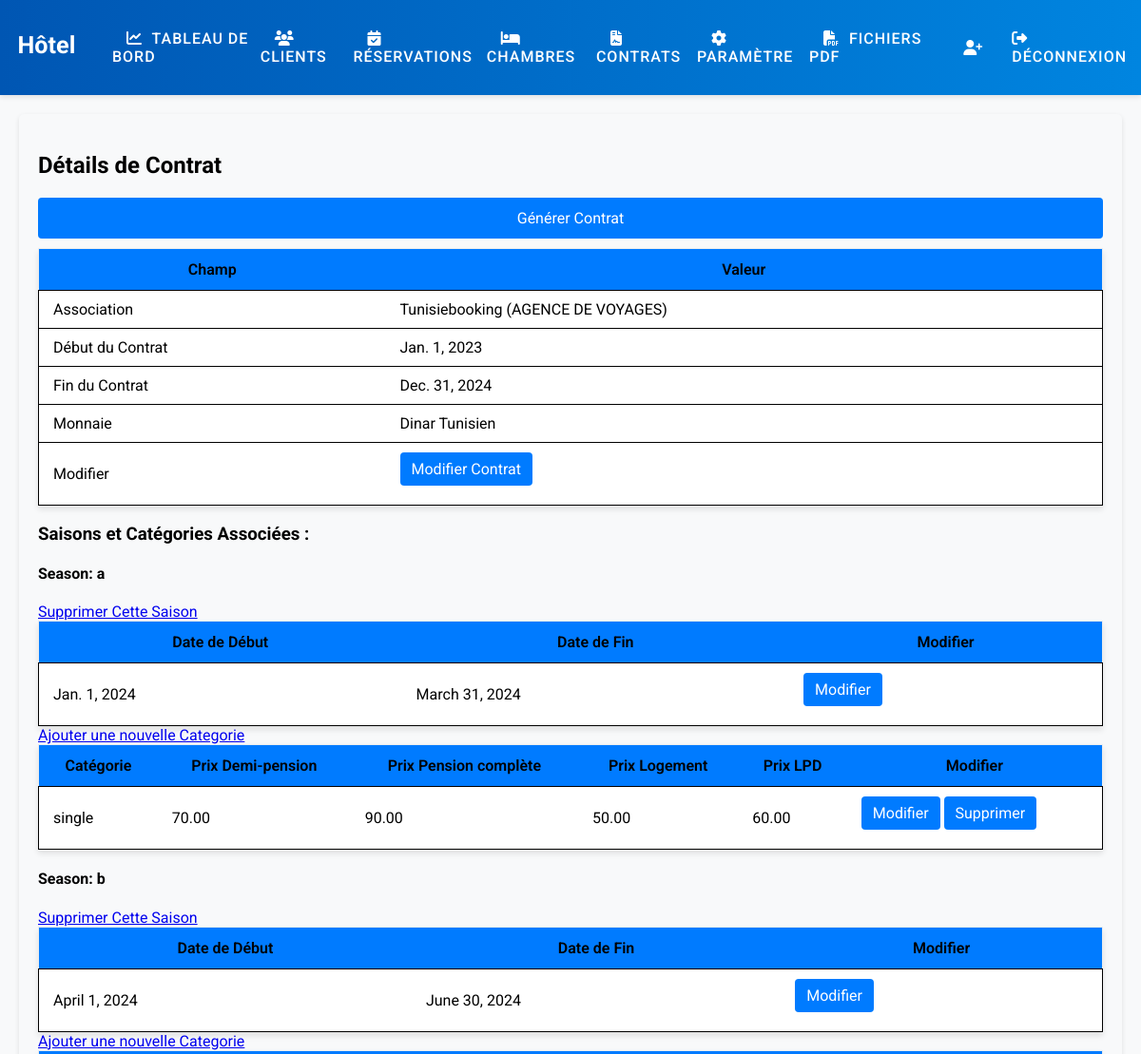
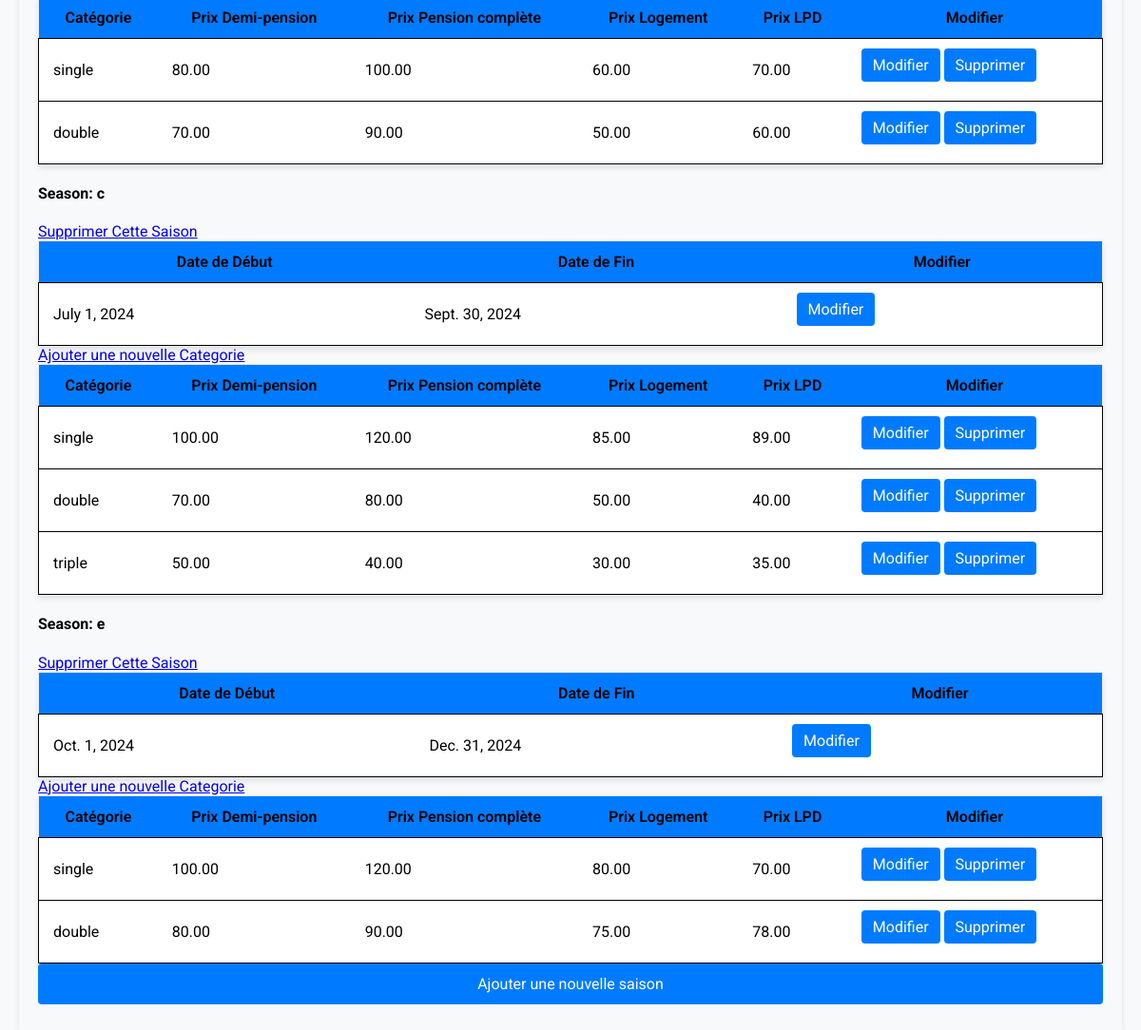
Page /association/123456/ (signed in) on the committed database (2 pictures, top to bottom).
### Menugenerale/models.py (models this page shows, shortened)
class AssociationCriteria(models.Model):
    CURRENCY_CHOICES = [
        ('TND', 'Dinar Tunisien'),
        ('USD', 'US Dollar'),
        ('EUR', 'Euro'),
    ]
    association = models.OneToOneField(Association, on_delete=models.CASCADE)
    debut_contart = models.DateField(verbose_name="Début de contrat" )
    fin_contrat = models.DateField(verbose_name="Fin de contrat" )
    monnaie = models.CharField(verbose_name="Monnaie" ,max_length=100, choices=CURRENCY_CHOICES, null=False, blank=False, default='')

class Association(models.Model):
    AGENCE_DE_VOYAGE = 'agence de voyage'
    ASSOCIATION = 'association'
    PRIVEE = 'e/se privee'
    ASSOCIATION_TYPES = [
        (AGENCE_DE_VOYAGE, 'Agence de voyage'),
        (ASSOCIATION, 'Association'),
        (PRIVEE, 'E/se privee'),
    ]
    code = models.CharField(verbose_name="Code" ,primary_key=True, max_length=30, null=False, blank=False)
    nom = models.CharField(verbose_name="Nom" ,max_length=100, null=False, blank=False)
    type = models.ForeignKey(AssociationType, on_delete=models.CASCADE)
    adress = models.CharField(verbose_name="Adress" ,max_length=200, null=True, blank=True)
    matfacial = models.CharField(verbose_name='Matricule Fiscal',max_length=50,null=True, blank=True)
    def __str__(self):
        return f"{self.nom} ({self.type})"

class AssociationType(models.Model):
    assoctiontype = models.CharField(max_length=100)
    def __str__(self):
        return f"{self.assoctiontype}"

class Season(models.Model):
    association_criteria = models.ForeignKey(AssociationCriteria, on_delete=models.CASCADE)
    name_season = models.CharField(max_length=100, null=False, blank=False,verbose_name="Nom de la Saison")
    start_date = models.DateField(verbose_name="Date de début")
    end_date = models.DateField(verbose_name="Date de fin")
    duration_discount = models.DecimalField(max_digits=8, decimal_places=2,default=0,verbose_name='Long Stay Réduction')  # Discount based on the number of days
    duration_threshold = models.PositiveIntegerField(default=0,verbose_name='Sejour >')  # Number of days to reach the discount threshold
    earlybooking_discount = models.DecimalField(max_digits=8, decimal_places=2,default=0,verbose_name="Early booking Réduction")
    earlybooking_threshold = models.DateField(verbose_name="Si", blank=True, null=True)
    mineur_discount = models.DecimalField(max_digits=8, decimal_places=2,default=0,verbose_name="Réduction mineur")
    mineur_threshold = models.PositiveIntegerField(default=0,verbose_name="Mineur Si age < ")
    mineur2_discount = models.DecimalField(max_digits=8, decimal_places=2,default=0,verbose_name="Réduction mineur")
    mineur2_threshold = models.PositiveIntegerField(default=0,verbose_name="Mineur Si age < ")
    paxnum3_discount = models.DecimalField(max_digits=8, decimal_places=2,default=0 ,verbose_name="Réduction pour 3 personnes")
    paxnum3_threshold = models.PositiveIntegerField(default=0,verbose_name="Seuil pour 3 personnes")

class SeasonCategorie(models.Model):
    PENSION_TYPES = (
        ('indiv', 'single'),
        ('double', 'double'),
        ('triple', 'triple'),
        ('quaderiple', 'quaderiple'),
    )
    season = models.ForeignKey(Season, on_delete=models.CASCADE,related_name='categories')
    cat = models.CharField(max_length=20, choices=PENSION_TYPES, null=True, blank=False,verbose_name='Catégorie')
    demipension_price = models.DecimalField(max_digits=8, decimal_places=2, default=0,verbose_name='Prix DemiPension')
    pensioncomplte_price = models.DecimalField(max_digits=8, decimal_places=2, default=0,verbose_name='Prix PensionComplet')
    log_price = models.DecimalField(max_digits=8, decimal_places=2, default=0)
    lpd_price = models.DecimalField(max_digits=8, decimal_places=2, default=0)

### Menugenerale/views.py (the view)
# urls.py: path('association/<int:association_id>/', views.association_criteria_detail, name='association_criteria_detail'),
@login_required
@user_passes_test(is_coo_or_developer, login_url='permission_denied')
def association_criteria_detail(request, association_id):
    association_criteria = get_object_or_404(AssociationCriteria, association_id=association_id)
    seasons = Season.objects.filter(association_criteria=association_criteria)
    season_categories = SeasonCategorie.objects.filter(season__in=seasons)
    return render(request, 'association_criteria_detail.html', {
        'criteria': association_criteria,
        'seasons': seasons,
        'season_categories':season_categories,
    })

### Menugenerale/templatetags/custom_filters.py (called while the page is built)
@register.filter
def user_belongs_to_group(user, group_name):
    return user.groups.filter(name=group_name).exists()

### Menugenerale/utils.py (called while the page is built)
def is_coo_or_developer(user):
    return user.groups.filter(name__in=['COO', 'Developer']).exists()

### templates/association_criteria_detail.html
{% extends 'base.html' %}
{% block content %}
  <div class="container">
    <h2>Détails de Contrat</h2>
    <a href="{% url 'generate_pdfff' association_id=criteria.association_id %}" class="btn btn-primary">Générer Contrat</a>
    <table class="table">
      <thead>
        <tr>
          <th>Champ</th>
          <th>Valeur</th>
        </tr>
      </thead>
      <tbody>
        <tr>
          <td>Association</td>
          <td>{{ criteria.association }}</td>
        </tr>
        <tr>
          <td>Début du Contrat</td>
          <td>{{ criteria.debut_contart }}</td>
        </tr>
        <tr>
          <td>Fin du Contrat</td>
          <td>{{ criteria.fin_contrat }}</td>
        </tr>
        <tr>
          <td>Monnaie</td>
          <td>{{ criteria.get_monnaie_display }}</td>
        </tr>
        <tr>
          <td>Modifier</td>
          <td><a href="{% url 'edit_association_criteria' association_id=criteria.association.code %}" class="btn btn-primary">Modifier Contrat</a></td>
        </tr>
      </tbody>
    </table>
    <h3>Saisons et Catégories Associées :</h3>
    {% for season in seasons %}
      <h4>Season: {{ season.name_season }}</h4>
      <a href="{% url 'delete_season' season_id=season.id %}" >Supprimer Cette Saison</a>
      <table class="table">
        <thead>
          <tr>
            <th>Date de Début</th>
            <th>Date de Fin</th>
            <th>Modifier</th>
          </tr>
        </thead>
        <tbody>
          <tr>
            <td>{{ season.start_date }}</td>
            <td>{{ season.end_date }}</td>
            <td><a href="{% url 'edit_season' season_id=season.id %}" class="btn btn-primary">Modifier</a></td>
          </tr>
        </tbody>
      </table>
      <table class="table">
        <thead>
          <tr>
            <th>Catégorie</th>
            <th>Prix Demi-pension</th>
            <th>Prix Pension complète</th>
            <th>Prix Logement</th>
            <th>Prix LPD</th>
            <th>Modifier</th>
          </tr>
        </thead>
        <tbody>
          <a href="{% url 'create_season_categorie' season_id=season.id %}" >Ajouter une nouvelle Categorie</a>
          {% for category in season.categories.all %}
            <tr>
              <td>{{ category.get_cat_display }}</td>
              <td>{{ category.demipension_price }}</td>
              <td>{{ category.pensioncomplte_price }}</td>
              <td>{{ category.log_price }}</td>
              <td>{{ category.lpd_price }}</td>
              <td>
                <a href="{% url 'update_season_categorie' season_categorie_id=category.id %}" class="btn btn-primary">Modifier</a>
                <a href="{% url 'delete_season_categorie' season_categorie_id=category.id %}" class="btn btn-danger">Supprimer</a>
              </td>
            </tr>
          {% endfor %}
        </tbody>
      </table>
    {% endfor %}
    <a href="{% url 'create_seasons_for_association_criteria' association_criteria_id=criteria.id %}" class="btn btn-primary">Ajouter une nouvelle saison</a>
  </div>
{% endblock %}

### MonastirCenter/static/styles.css (style rules this page uses)
.container { padding: 20px; background-color: #f8f9fa; border-radius: 5px; box-shadow: 0 2px 5px rgba(0, 0, 0, 0.1); }
.container a.btn { display: block; margin-bottom: 10px; padding: 12px 24px; background-color: #007bff; color: #fff; text-align: center; text-decoration: none; border-radius: 4px; transition: background-color 0.3s ease; }
.table { width: 100%; border-collapse: collapse; border: 1px solid #e9ecef; background-color: #ffffff; box-shadow: 0 4px 6px rgba(0, 0, 0, 0.1); }
.table thead { background-color: #007bff; color: #000000; }
.table th { padding: 12px 15px !important; font-weight: 600; }
.table tbody tr { border-bottom: 1px solid #000000 !important; border-bottom: 1px solid #000000; border: 1px solid #000000; padding: 8px; text-align: left; }
.table td { padding: 10px 15px; vertical-align: middle; }
.table a.btn { display: inline-block; padding: 8px 12px; background-color: #007bff; color: #fff; text-align: center; text-decoration: none; border-radius: 4px; transition: background-color 0.3s ease; }

### templates/base.html (style rules this page uses)
body { margin: 0; padding: 0; font-family: 'Roboto', sans-serif; background-color: #f8f9fa; }

### rows in the picture
AssociationCriteria: association "Tunisiebooking (AGENCE DE VOYAGES)", debut_contart "Jan. 1, 2023", fin_contrat "Dec. 31, 2024", monnaie "Dinar Tunisien"
Season: name_season "a", start_date "Jan. 1, 2024", end_date "March 31, 2024"
SeasonCategorie: cat "single", demipension_price "70.00", pensioncomplte_price "90.00", log_price "50.00", lpd_price "60.00"
Season: name_season "b", start_date "April 1, 2024", end_date "June 30, 2024"
SeasonCategorie: cat "single", demipension_price "80.00", pensioncomplte_price "100.00", log_price "60.00", lpd_price "70.00"
SeasonCategorie: cat "double", demipension_price "70.00", pensioncomplte_price "90.00", log_price "50.00", lpd_price "60.00"
Season: name_season "c", start_date "July 1, 2024", end_date "Sept. 30, 2024"
SeasonCategorie: cat "single", demipension_price "100.00", pensioncomplte_price "120.00", log_price "85.00", lpd_price "89.00"
SeasonCategorie: cat "double", demipension_price "70.00", pensioncomplte_price "80.00", log_price "50.00", lpd_price "40.00"
SeasonCategorie: cat "triple", demipension_price "50.00", pensioncomplte_price "40.00", log_price "30.00", lpd_price "35.00"
Season: name_season "e", start_date "Oct. 1, 2024", end_date "Dec. 31, 2024"
SeasonCategorie: cat "single", demipension_price "100.00", pensioncomplte_price "120.00", log_price "80.00", lpd_price "70.00"
SeasonCategorie: cat "double", demipension_price "80.00", pensioncomplte_price "90.00", log_price "75.00", lpd_price "78.00"
